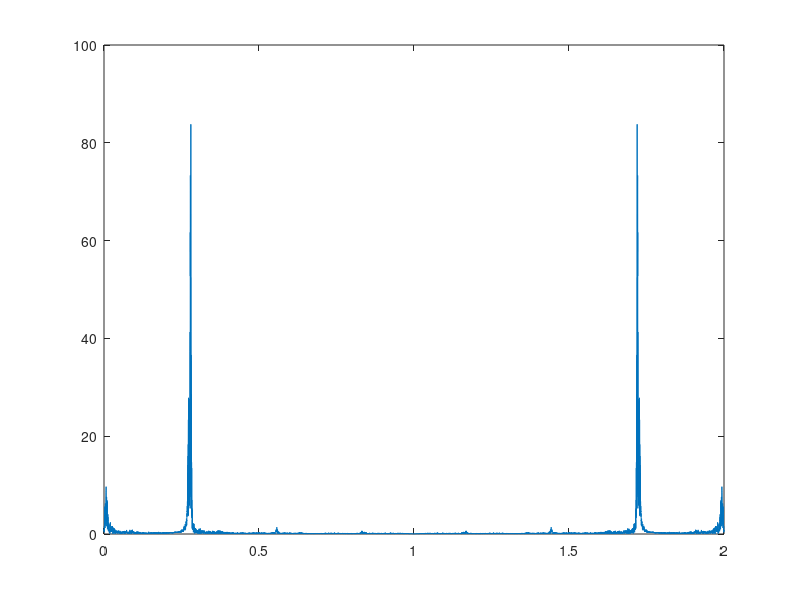
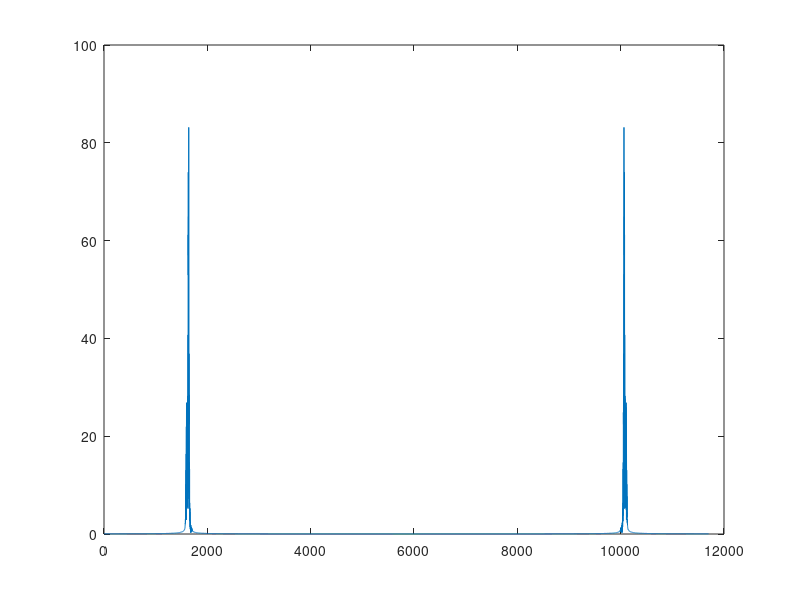

Here is the MATLAB script that generated these plots, in order: (Note: this script raises an error after producing the figures.)
load whistle.mat

Fs=8000;
w = y(2, 4300:end);
len = length(w);
x = 0:2/len:1.9999999999;

freq_dom = 0.28;
B = 0.01;

[LPb, LPa] = butter(5, 0.2, 'high');
[BPb,BPa] = butter(5, [freq_dom-B freq_dom+B]);

%w = filtfilt(HPb, HPa, w);
%w = detrend(w, 'constant');
w_filt = filtfilt(BPb, BPa, w);

figure(1);
plot(x,abs(fft(w)));
figure(2);
plot(abs(fft(w_filt)));

E_tot = sig_pow(w)
E_dom = sig_pow(w_filt)

distorsion_time = 1-E_dom/E_tot

w_fft = fft(w);

E_tot = sig_pow(w_fft)
w_fft_dom = [w_fft(floor((freq_dom-B)*len/2):floor((freq_dom+B)*len/2)) w_fft(floor(len-(freq_dom+B)*len/2):floor(len-(freq_dom-B)*len/2))];
E_dom = sum(abs(w_fft_dom).^2)/len;

distorsion_freq = 1- E_dom/E_tot

na = 8
[th, P, lam, epsi] = sig2ar(w',na)
A = 0.1
est = randn(na,1)*A;
for i = na+1:len-na
    if(mod(i, 10) == 0)
        est = [est; est(i-1:-1:i-na)'*-th+randn(1)*A];
    else
        est = [est; est(i-1:-1:i-na)'*-th];
    end
end
plot(abs(fft(detrend(filtfilt(BPb,BPa,est), 'constant'))));
plot(est);
sound(est*0.1);
sound(w);
